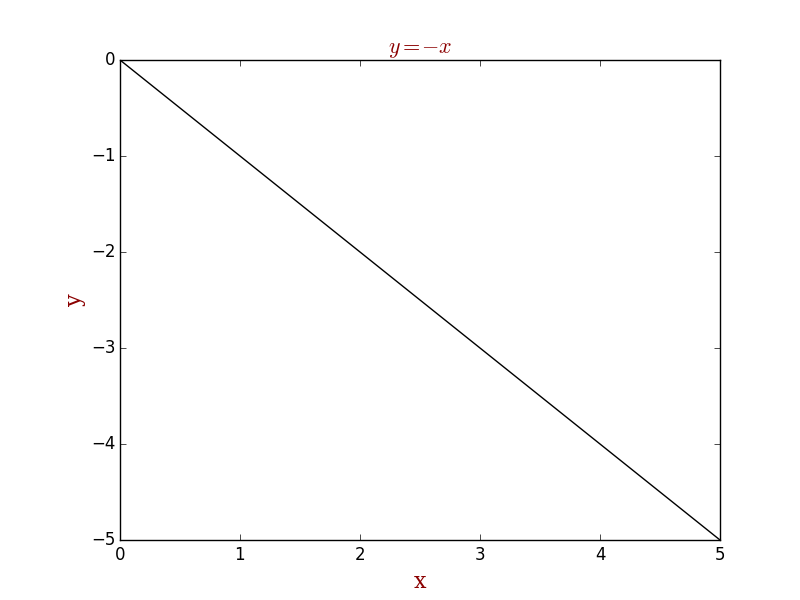

The Python source for this figure:
"""
Demo using fontdict to control style of text and labels.
"""
import numpy as np
import matplotlib.pyplot as plt


font = {'family' : 'serif',
        'color'  : 'darkred',
        'weight' : 'normal',
        'size'   : 16,
        }

x = np.linspace(0.0, 5.0, 100)
y = -x

plt.plot(x, y, 'k')
plt.xlabel('x', fontdict=font)
plt.ylabel('y', fontdict=font)
plt.title(r'$y=-x$', fontdict=font)

# Tweak spacing to prevent clipping of ylabel
plt.subplots_adjust(left=0.15)
plt.savefig('plot_line.png')
plt.show()
